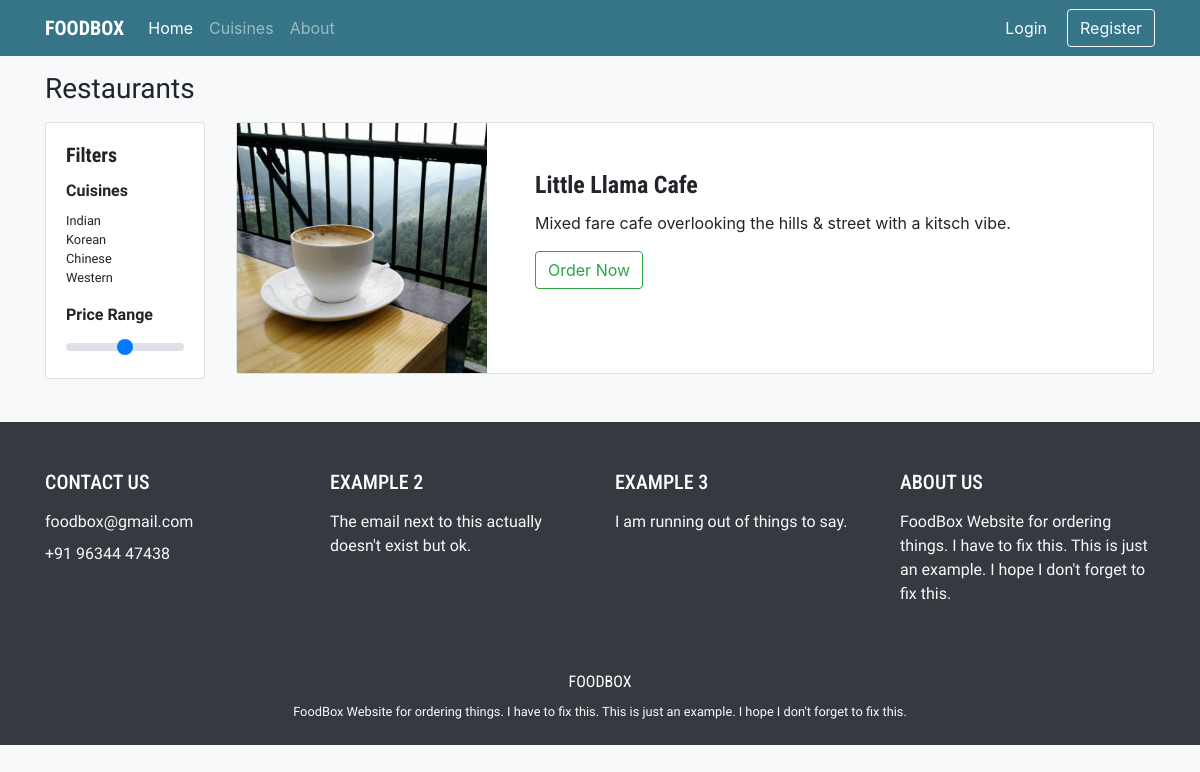
The app's page /, older data.
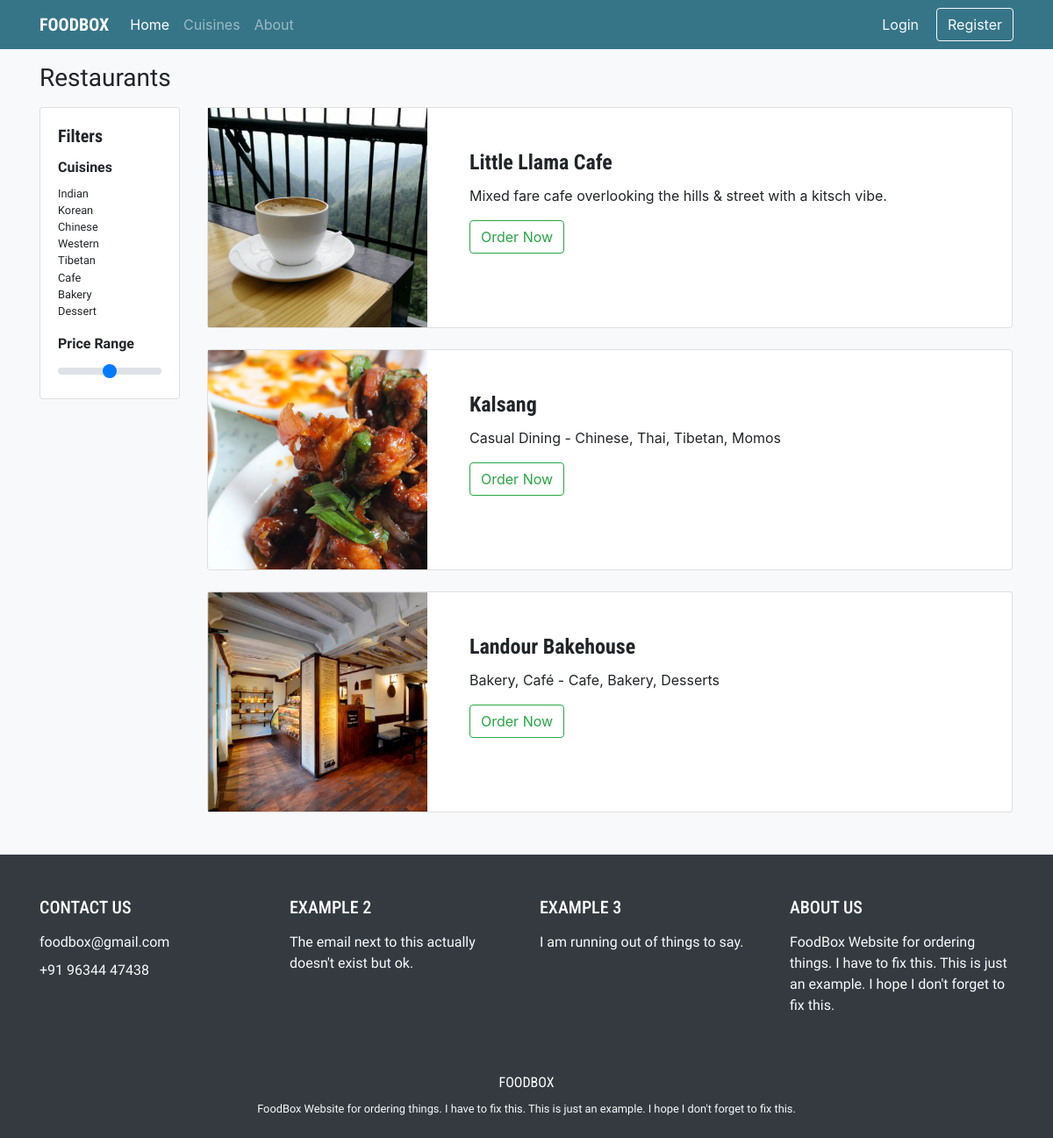
The same page, newer data.
### food/models.py (models this page shows, shortened)
class Cuisine(models.Model):
    name = models.CharField(max_length=50)

class Restaurant(models.Model):
    name = models.CharField(max_length=50)
    nick = models.CharField(max_length=10, blank=True)
    cuisine = models.ManyToManyField(Cuisine, related_name='restaurants')
    description = models.TextField(blank=True)
    phone_number = models.CharField(max_length=50, blank=True)
    url = models.URLField(blank=True)

### food/views.py (the view)
# urls.py: path("", views.index, name='index'),
def index(request):
    context = {
        "restaurants": Restaurant.objects.all(),
        "cuisine": Cuisine.objects.all(),
    }
    return render(request, "food/index.html", context)

### food/templates/food/index.html (shortened to what this page needs)
{% extends "food/base.html" %}
{% load static %}
{% block body %}
<h3 class="my-3" id="f1">Restaurants</h3>
<div class="row">
  <div class="d-none d-lg-block col-2">
    <div class="card" id="filter">
      <div class="card-body">
        <h5 class="card-title font-weight-bold" id="logo">Filters</h5>
        <p class="card-text font-weight-bold" id="f1">Cuisines</p>
        <div class="mt-n2" id="f1">
          {% for cui in cuisine %}
            <small><p class="my-0">{{ cui.name }}</p></small>
          {% endfor %}
        </div>
        <p class="card-text font-weight-bold mt-3" id="f1">Price Range</p>
        <div class="mt-n2" id="f1">
          <input type="range" class="custom-range" min="0" max="5" step="0.5" id="customRange3">
        </div>
      </div>
    </div>
  </div>
  <div class="col-12 col-lg-10 px-3">
    {% for res in restaurants %}
    <div class="card flex-row flex-wrap flex-md-nowrap mb-4 animate__animated animate__fadeIn">
        <div class="card-header border-0 p-0">
            <img class="imageSize" src="{% with 'food/'|add:res.name|add:'.jpg' as image_static %}{% static image_static %}{% endwith %}" alt="{{ res.name }}">
        </div>
        <div class="card-body p-4 p-md-5 ">
            <h4 class="card-title font-weight-bold" id="logo">{{ res.name }}</h4>
            <p class="card-text">{{ res.description }}</p>
            <a href="{% url 'restaurant' res.id %}" class="btn btn-outline-success">Order Now</a>
        </div>
    </div>
    {% endfor %}
  </div>
</div>
{% endblock %}

### food/templates/food/base.html (shortened to what this page needs)
{% load static %}
<html>
<head>
    <link rel="stylesheet" href="https://stackpath.bootstrapcdn.com/bootstrap/4.3.1/css/bootstrap.min.css"
>
    <link rel="stylesheet" href="https://cdnjs.cloudflare.com/ajax/libs/font-awesome/4.7.0/css/font-awesome.min.css">
    <link rel="stylesheet" href="https://cdnjs.cloudflare.com/ajax/libs/animate.css/4.0.0/animate.min.css"/>
    <link rel="stylesheet" href="{% static 'food/index.css' %}" />
</head>
<body class="bg-light">
    {% include 'food/nav.html' %}
    <div class="container">
        {% block body %}
        {% endblock %}
    </div>
    {% include 'food/footer.html' %}
</body>
</html>

### food/templates/food/nav.html (shortened to what this page needs)
<nav class="navbar sticky-top navbar-expand-lg navbar-dark" id="navback">
  <div class="container">
  <a class="navbar-brand font-weight-bold" href="{% url 'index' %}" id="logo">FOODBOX</a>
  <div class="collapse navbar-collapse" id="navbarSupportedContent">
    <ul class="navbar-nav mr-auto">
      <li class="nav-item active">
        <a class="nav-link" href="{% url 'index' %}">Home  <span class="sr-only">(current)</span></a>
      </li>
      <li class="nav-item">
        <a class="nav-link" href="{% url 'cuisines' %}">Cuisines</a>
      </li>
      <li class="nav-item">
        <a class="nav-link" href="{% url 'about' %}">About</a>
      </li>
    </ul>
    {% if request.user.is_authenticated %}
    <p class="text-light my-auto">Hello {{ user.username }}!</p>
    <a class="btn btn-outline-light border-0 my-2 my-sm-0 mx-0 mx-md-2 d-block" href="{% url 'logout' %}">Logout</a>
    {% else %}
    <a class="btn btn-outline-light border-0 my-2 my-sm-0 mx-0 mx-md-2 d-block" href="{% url 'login' %}">Login</a>
    <a class="btn btn-outline-light my-2 my-sm-0 d-block" href="{% url 'login' %}">Register</a>
    {% endif %}
  </div>
  </div>
</nav>

### food/templates/food/footer.html
<div class="container-fluid bg-dark pt-5 pb-2 mt-4">
  <div class="container">
    <div class="row">
      <div class="col-12 col-lg-3">
        <h5 id="logo" class="text-white">CONTACT US</h5>
        <p class="text-light mt-3" id="f1">foodbox@gmail.com</p>
        <p class="text-light mt-n2" id="f1">+91 96344 47438</p>
      </div>
      <div class="d-none d-lg-block col-3">
        <h5 id="logo" class="text-white">EXAMPLE 2</h5>
        <p class="text-light mt-3" id="f1">The email next to this actually doesn't exist but ok.</p>
      </div>
      <div class="d-none d-lg-block col-lg-3">
        <h5 id="logo" class="text-white">EXAMPLE 3</h5>
        <p class="text-light mt-3" id="f1">I am running out of things to say.</p>
      </div>
      <div class="d-none d-lg-block col-lg-3">
        <h5 id="logo" class="text-white">ABOUT US</h5>
        <p class="text-light mt-3" id="f1">FoodBox Website for ordering things. I have to fix this. This is just an example. I hope I don't forget to fix this.</p>
      </div>
    </div>
    <div class="row mt-5">
      <div class="col-12 text-center">
        <p class="text-white" id="logo">FOODBOX</p>
        <small>
        <p class="text-light mt-n2" id="f1">FoodBox Website for ordering things. I have to fix this. This is just an example. I hope I don't forget to fix this.</p>
        </small>
      </div>
    </div>
  </div>
</div>

### food/static/food/index.css (style rules this page uses)
#logo { font-family: 'Roboto Condensed', sans-serif; }
#navback { background-color: #367588 !important; }
#f1 { font-family: 'Nanum Gothic', sans-serif; }
#filter { position: -webkit-sticky; position: sticky; top: 80px; }
[class*="imageSize"] { width: 100%; }
@media only screen and (min-width: 768px) { .imageSize { object-fit: cover; object-position: 0 0; height:250px; width: 250px; } }

Row changes from the older to the newer data that the page shows:
added Cuisine: name "Tibetan"
added Cuisine: name "Cafe"
added Cuisine: name "Bakery"
added Cuisine: name "Dessert"
added Restaurant: name (picture), name "Kalsang", description "Casual Dining - Chinese, Thai, Tibetan, Momos"
added Restaurant: name (picture), name "Landour Bakehouse", description "Bakery, Café - Cafe, Bakery, Desserts"
